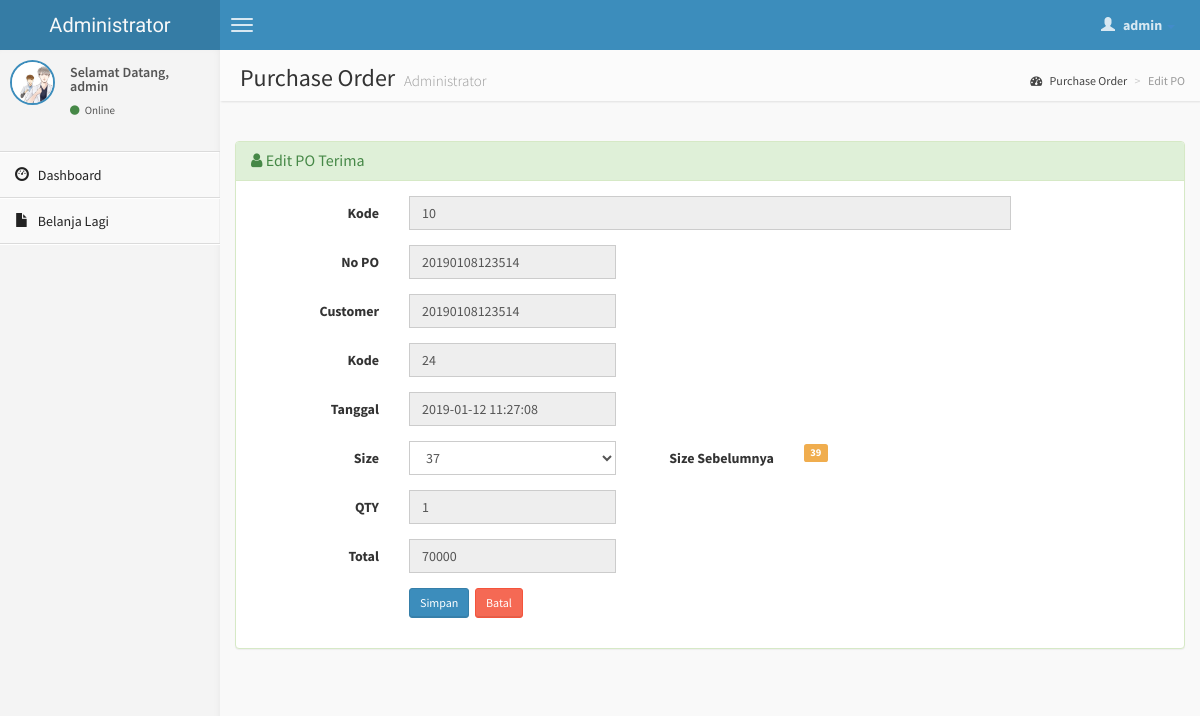
Page /customer/edit-po-terima.php?kode=10 (signed in) on the committed database.
### tables this page shows
CREATE TABLE `po_terima` (
  `id` int(10) NOT NULL,
  `nopo` varchar(20) NOT NULL,
  `kd_cus` varchar(20) NOT NULL,
  `kode` int(4) NOT NULL,
  `tanggal` datetime NOT NULL,
  `ukuran` varchar(4) NOT NULL,
  `qty` int(8) NOT NULL,
  `total` int(8) NOT NULL
);

### customer/edit-po-terima.php (the view, shortened to what this page needs)
<?php
if (empty($_SESSION['username'])){
	header('location:../index.php');
} else {
?>
<!DOCTYPE html>
<html>
    <head>
        <link href="../dist/css/bootstrap.css" rel="stylesheet" type="text/css" />
        <link href="//cdnjs.cloudflare.com/ajax/libs/font-awesome/4.1.0/css/font-awesome.min.css" rel="stylesheet" type="text/css" />
        <link href="//code.ionicframework.com/ionicons/1.5.2/css/ionicons.min.css" rel="stylesheet" type="text/css" />
        <link href="../css/morris/morris.css" rel="stylesheet" type="text/css" />
        <link href="../css/jvectormap/jquery-jvectormap-1.2.2.css" rel="stylesheet" type="text/css" />
        <link href="../css/datepicker/datepicker3.css" rel="stylesheet" type="text/css" />
        <link href="../css/daterangepicker/daterangepicker-bs3.css" rel="stylesheet" type="text/css" />
        <link href="../css/bootstrap-wysihtml5/bootstrap3-wysihtml5.min.css" rel="stylesheet" type="text/css" />
        <link href="../css/AdminLTE.css" rel="stylesheet" type="text/css" />
        <link rel="stylesheet" href="datatables/dataTables.bootstrap.css"/>
    </head>
    <body class="skin-blue">
        <header class="header">
            <a href="index.php" class="logo">
                Administrator
            </a>
            <nav class="navbar navbar-static-top" role="navigation">
                <a href="#" class="navbar-btn sidebar-toggle" data-toggle="offcanvas" role="button">
                    <span class="icon-bar"></span>
                    <span class="icon-bar"></span>
                    <span class="icon-bar"></span>
                </a>
                <div class="navbar-right">
                    <ul class="nav navbar-nav">
                        <li class="dropdown user user-menu">
                            <a href="#" class="dropdown-toggle" data-toggle="dropdown">
                                <i class="glyphicon glyphicon-user"></i>
                                <span><?php echo $_SESSION['fullname']; ?> <i class="caret"></i></span>
                            </a>
<?php } ?>
                        </li>
                    </ul>
                </div>
            </nav>
        </header>
        <div class="wrapper row-offcanvas row-offcanvas-left">
            <aside class="left-side sidebar-offcanvas">
                <section class="sidebar">
                    <div class="user-panel">
                        <div class="pull-left image">
                            <img src="<?php echo $_SESSION['gambar']; ?>" class="img-circle" alt="User Image" style="border: 2px solid #3C8DBC;" />
                        </div>
                        <div class="pull-left info">
                            <p>Selamat Datang,<br /><?php echo $_SESSION['fullname']; ?></p>
                            <a href="#"><i class="fa fa-circle text-success"></i> Online</a>
                        </div>
                    </div>
                    <?php include "menu.php"; ?>
                </section>
            </aside>
            <aside class="right-side">
                <section class="content-header">
                    <h1>
                        Purchase Order
                        <small>Administrator</small>
                    </h1>
                    <ol class="breadcrumb">
                        <li><a href="#"><i class="fa fa-dashboard"></i> Purchase Order</a></li>
                        <li class="active">Edit PO</li>
                    </ol>
                </section>
                <section class="content">
                <?php
            $kd = $_GET['kode'];
			$sql = mysqli_query($koneksi, "SELECT * FROM po_terima WHERE id='$kd'");
			if(mysqli_num_rows($sql) == 0){
				header("Location: po-terima.php");
			}else{
				$row = mysqli_fetch_assoc($sql);
			}
			?>
                    <br />
                    <div class="row">
                        <div class="col-lg-12">
                        <div class="panel panel-success">
                        <div class="panel-heading">
                        <h3 class="panel-title"><i class="fa fa-user"></i> Edit PO Terima</h3>
                        </div>
                        <div class="panel-body">
                  <div class="form-panel">
                      <form class="form-horizontal style-form" action="update-po-terima.php" method="post" enctype="multipart/form-data" name="form1" id="form1">
                          <div class="form-group">
                              <label class="col-sm-2 col-sm-2 control-label">Kode</label>
                              <div class="col-sm-8">
                                  <input name="id" type="text" id="id" value="<?php echo $row['id']; ?>" class="form-control" autocomplete="off" placeholder="Auto Number Tidak perlu di isi" readonly="readonly"/>
                              </div>
                          </div>
                          <div class="form-group">
                              <label class="col-sm-2 col-sm-2 control-label">No PO</label>
                              <div class="col-sm-3">
                            <input name="nopo" type="text" id="nopo" value="<?php echo $row['nopo']; ?>" class="form-control" autocomplete="off" readonly="readonly" />
                            </div>
                          </div>
                          <div class="form-group">
                              <label class="col-sm-2 col-sm-2 control-label">Customer</label>
                              <div class="col-sm-3">
                            <input name="kd_cus" type="text" id="kd_cus" value="<?php echo $row['kd_cus']; ?>" class="form-control" autocomplete="off" readonly="readonly" />
                            </div>
                          </div>
                          <div class="form-group">
                              <label class="col-sm-2 col-sm-2 control-label">Kode</label>
                              <div class="col-sm-3">
                            <input name="kode" type="text" id="kode" value="<?php echo $row['kode']; ?>" class="form-control" autocomplete="off" readonly="readonly" />
                            </div>
                          </div>
                          <div class="form-group">
                              <label class="col-sm-2 col-sm-2 control-label">Tanggal</label>
                              <div class="col-sm-3">
                            <input name="tanggal" type="text" id="tanggal" value="<?php echo $row['tanggal']; ?>" class="form-control" autocomplete="off" readonly="readonly" />
                            </div>
                          </div>
                          <div class="form-group">
                              <label class="col-sm-2 col-sm-2 control-label">Size</label>
                              <div class="col-sm-3">
                            <select id="size" name="ukuran" class="form-control" required>
                            <option value="37">37</option>
                            </select>
                            </div>
                            <label class="col-sm-2 col-sm-2 control-label">Size Sebelumnya</label>
                              <div class="col-sm-3">
                            <span class="label label-warning"><?php echo $row['ukuran']; ?></span>
                            </div>
                          </div>
                          <div class="form-group">
                              <label class="col-sm-2 col-sm-2 control-label">QTY</label>
                              <div class="col-sm-3">
                            <input type="text" class="form-control" id="qty" name="qty" value="<?php echo $row['qty']; ?>" readonly="readonly" />
                            </div>
                          </div>
                          <div class="form-group">
                              <label class="col-sm-2 col-sm-2 control-label">Total</label>
                              <div class="col-sm-3">
                            <input type="text" class="form-control" id="total" name="total" value="<?php echo $row['total']; ?>" readonly="readonly" />
                            </div>
                          </div>
                          <div class="form-group">
                              <label class="col-sm-2 col-sm-2 control-label"></label>
                              <div class="col-sm-10">
                                  <input type="submit" name="update" value="Simpan" class="btn btn-sm btn-primary" />&nbsp;
	                              <a href="index1.php" class="btn btn-sm btn-danger">Batal </a>
                              </div>
                          </div>
                      </form>
                  </div>
                  </div>
                  </div>
          		</div>
                    </div>
                </section>
            </aside>
        </div>
    </body>
</html>

### rows in the picture
po_terima: id "10", nopo "20190108123514", kd_cus "20190108123514", kode "24", tanggal "2019-01-12 11:27:08", ukuran "39", qty "1", total "70000"

### other values in the picture
$_SESSION['fullname'] "admin"
